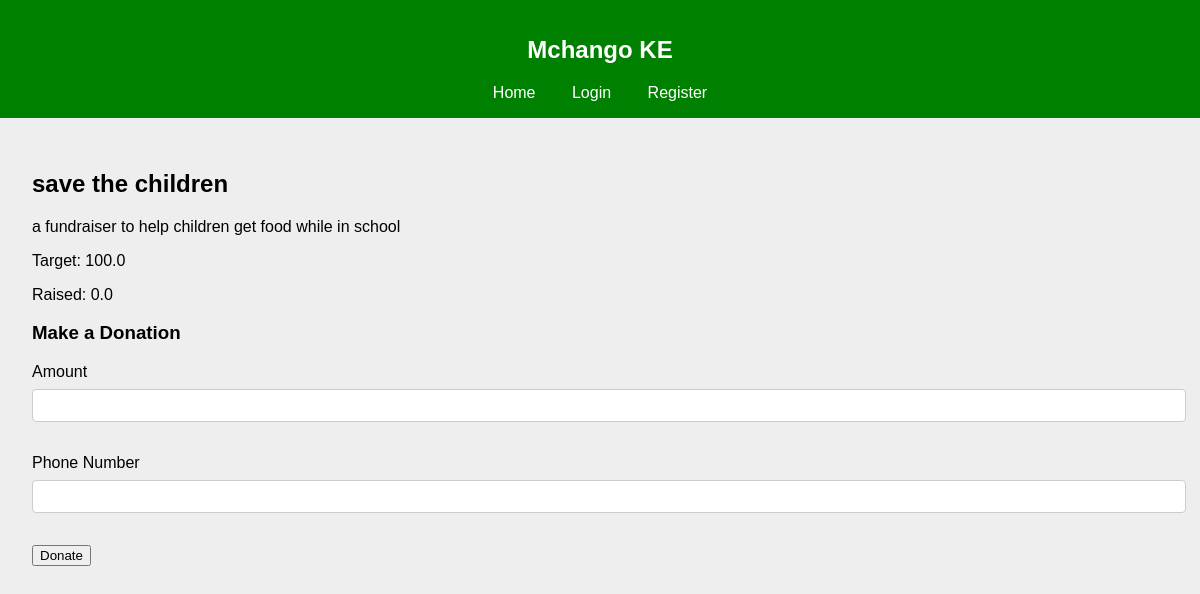
Page /campaign/1 on the committed database.
### c2b.py (models this page shows)
class Campaign(db.Model):
    id = db.Column(db.Integer, primary_key=True)
    title = db.Column(db.String(100), nullable=False)
    description = db.Column(db.Text, nullable=False)
    target_amount = db.Column(db.Float, nullable=False)
    current_amount = db.Column(db.Float, default=0.0)
    user_id = db.Column(db.Integer, db.ForeignKey('user.id'), nullable=False)

### c2b.py (the view)
@app.route('/campaign/<int:campaign_id>', methods=['GET', 'POST'])
def campaign_detail(campaign_id):
    campaign = Campaign.query.get_or_404(campaign_id)
    if request.method == 'POST':
        request_json = request.form.to_dict()
        request_json['AccountReference'] = f"Campaign-{campaign_id}"
        request_json['TransactionDesc'] = f"Donation to {campaign.title}"
        return lipa_na_mpesa_online(request_json)
    return render_template('campaign_detail.html', campaign=campaign)

### templates/campaign_detail.html (shortened to what this page needs)
{% extends "layout.html" %}
{% block content %}
    <h2>{{ campaign.title }}</h2>
    <p>{{ campaign.description }}</p>
    <p>Target: {{ campaign.target_amount }}</p>
    <p>Raised: {{ campaign.current_amount }}</p>
    <h3>Make a Donation</h3>
    <form id="donationForm" method="POST" action="{{ url_for('lipa_na_mpesa_online') }}">
        <div class="form-group">
            <label for="amount">Amount</label>
            <input type="number" id="amount" name="Amount" required>
        </div>
        <div class="form-group">
            <label for="phone_number">Phone Number</label>
            <input type="tel" id="phone_number" name="PhoneNumber" required>
        </div>
        <button type="button" onclick="submitForm()">Donate</button>
    </form>
{% endblock %}

### static/style.css (style rules this page uses)
body { font-family: Arial, sans-serif; margin: 0; padding: 0; background-color: #eeeeee; }
.form-group { margin-bottom: 1rem; }
.form-group label { display: block; margin-bottom: 0.5rem; }
.form-group input, .form-group textarea { width: 100%; padding: 0.5rem; margin-bottom: 1rem; border: 1px solid #ccc; border-radius: 4px; }

### rows in the picture
Campaign: title "save the children", description "a fundraiser to help children get food while in school", target_amount "100.0", current_amount "0.0"
